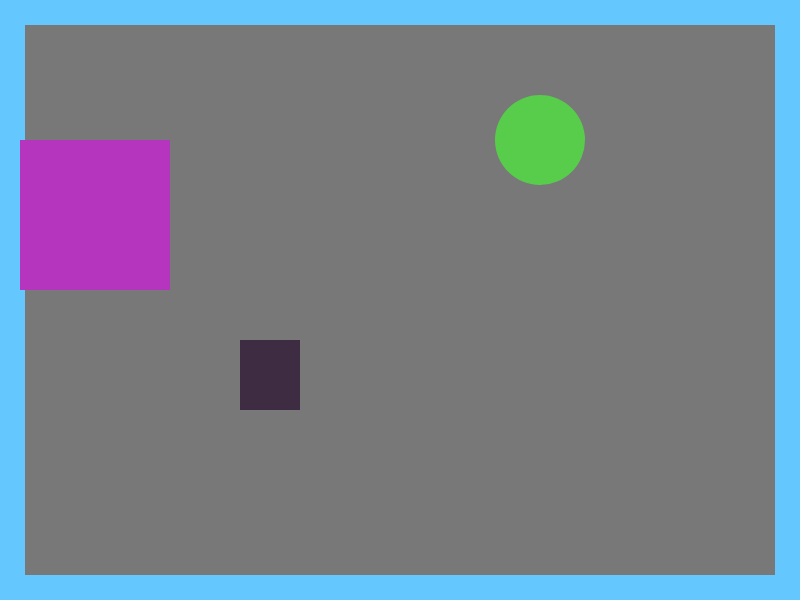
Frame 1 (no input)
Frame 60 (no input): identical to frame 1, image omitted
Frame 120 (the mouse pressed at the canvas centre since frame 60): identical to frame 1, image omitted

The p5.js sketch that drew this single still picture (run headless with seeded random() and noise() and a simulated clock; from frame 60 on, the mouse is pressed at the canvas centre):

// p5.js sketch
// ── sketch.js
// variables
var counter = 0;
var shape1X = 20, shape1Y = 140;
var shape2X = 540, shape2Y = 140;
var shape3X = 240, shape3Y = 340;
var shape4X = 840, shape4Y = 340;
//colors
var redColor1, greenColor1, blueColor1;
var redColor2, greenColor2, blueColor2;
var redColor3, greenColor3, blueColor3;
var redColor4, greenColor4, blueColor4;
//shape size
var shape1Size = 150;
var shape2Size = 90;
var shape3Sizew = 60;
var shape3Sizeh = 70;
var shape4Sizew = 120;
var shape4Sizeh = 70;

// random colors
function setup()
{
    createCanvas(800,600);
    redColor1 = random(255);
    greenColor1 = random(255);
    blueColor1 = random(255);
    redColor2 = random(255);
    greenColor2 = random(255);
    blueColor2 = random(255);
    redColor3 = random(255);
    greenColor3 = random(255);
    blueColor3 = random(255);
    redColor4 = random(255);
    greenColor4 = random(255);
    blueColor4 = random(255);
}

//draw border
function draw()
{
    background(120);
    // top border
    noStroke();
    fill(100,200,300);
    rect(0,0,800,25);
    // left border
    rect(0,25,25,600);
    // bottom border
    rect(25,575,800,25);
    // right border
    rect(775,25,25,600);

    //random shapes and colors @ 1000
    if(counter > 1000)
    {
        shape1X = random(100,600);
        shape1Y = random(100,500);
        shape2X = random(100,600);
        shape2Y = random(100,500);
        shape3X = random(100,600);
        shape3Y = random(100,500);
        shape4X = random(100,600);
        shape4Y = random(100,500);

        redColor1 = random(255);
        greenColor1 = random(255);
        blueColor1 = random(255);
        redColor2 = random(255);
        greenColor2 = random(255);
        blueColor2 = random(255);
        redColor3 = random(255);
        greenColor3 = random(255);
        blueColor3 = random(255);
        redColor4 = random(255);
        greenColor4 = random(255);
        blueColor4 = random(255);
        counter = 0;
    }
    //counter
    counter++;
        // shape 1
        fill(redColor1,greenColor1,blueColor1);
        square(shape1X,shape1Y,shape1Size);

        // shape 2
        fill(redColor2,greenColor2,blueColor2);
        circle(shape2X,shape2Y,shape2Size);

        // shape 3
        fill(redColor3,greenColor3,blueColor3);
        rect(shape3X,shape3Y,shape3Sizew,shape3Sizeh);

        // shape 4
        fill(redColor4,greenColor4,blueColor4);
        rect(shape4X,shape4Y,shape4Sizew,shape4Sizeh);
}
